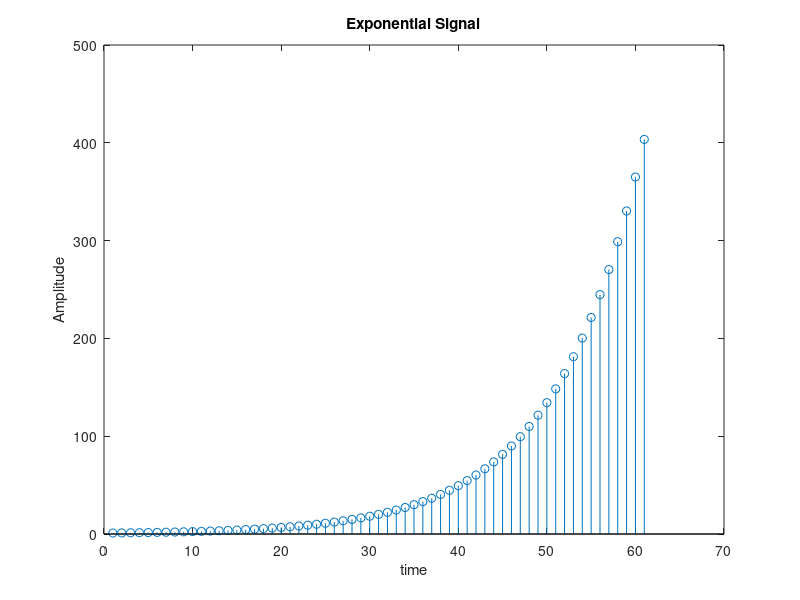

Source code (MATLAB):
% Name Assim Abdelnour
clc;
clear all: %delete all pervious variable
close all % close all space work 
%% Generation Signal
t = 0:0.1:6;
x = exp(t)
%plot(t,x)
stem(x)
xlabel('time');
ylabel('Amplitude');
title('Exponential Signal');
%% Generation sign

